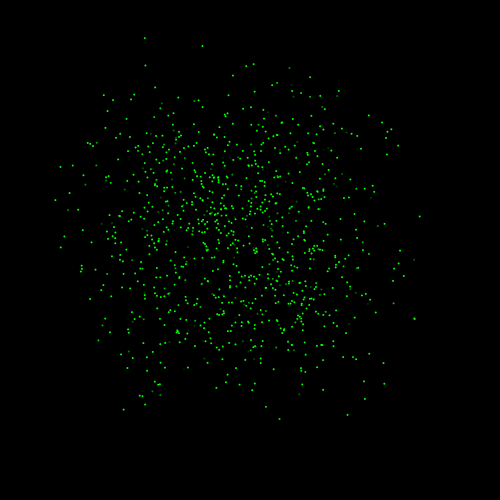
Frame 1 (no input)
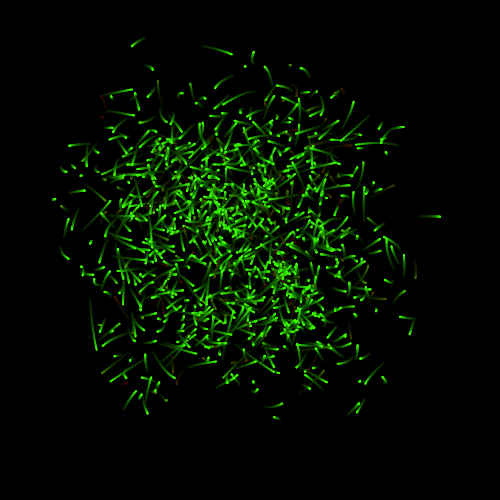
Frame 60 (the mouse pressed at the canvas centre just before this capture)
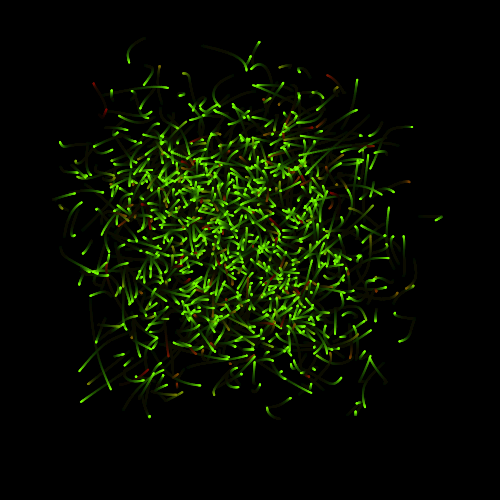
Frame 120 (the mouse held since frame 60 and released just before this capture)

The Processing sketch that drew these frames (run headless with seeded random() and noise(); from frame 60 on, the mouse is pressed at the canvas centre):

// Processing sketch: magic_worms
// ── magic_worms.pde
void setup(){
  size(500,500);
  background(0,0,0);
}
void draw(){  
  makeMagical();
  for(int x = 0; x<1000; x++){
    fill(frameCount,x,0);
    ellipse(getWormX(x),getWormY(x),2,2);
  }
  if(mousePressed){
    fill(frameCount,100,0);
    ellipse(getWormX(100),getWormY(100),2,2);}    
}
float frequency = .001;
float noiseInterval = PI;

void makeMagical() {
     fill( 0, 0, 0, 10 );
     rect(0, 0, width, height);
     noStroke();
}

float getWormX(int i) {
     return map(noise(i*noiseInterval + frameCount * frequency), 0, 1, 0, width);
}

float getWormY(int i) {
     return map(noise(i*noiseInterval+1 + frameCount * frequency), 0, 1, 0, height);
}
